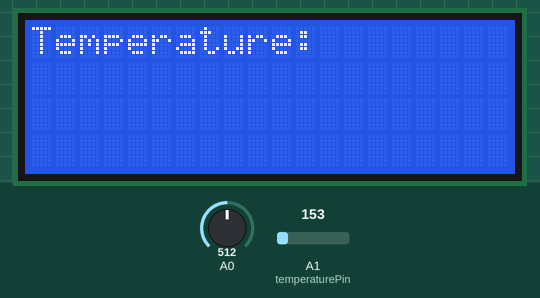
Recording of a sketch running on a simulated Arduino Uno, built with avr-gcc and run on an emulated ATmega328P. Shown: 20×4 character LCD. Inputs (shaded band) come from the test bench; at power-on: A0 = 512, A1 (temperaturePin) = 153. The modem accepts every AT command (registered, SIM ready, sends succeed) and sends nothing else; what the sketch prints to the serial monitor is not drawn.

Above: at 0.1 s.
At 12.2 s:
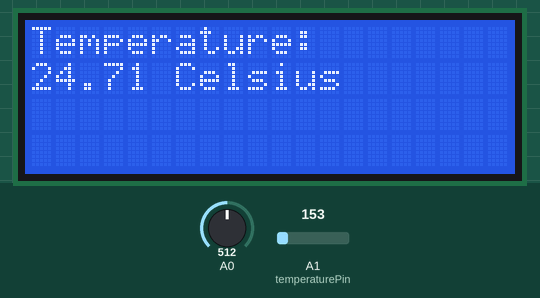

The sketch:

Baby_Care.ino
```cpp
#include <SoftwareSerial.h>
#include <Arduino.h>
#include <Wire.h>
#include <LiquidCrystal_I2C.h>
LiquidCrystal_I2C lcd(0x27,20,4);

SoftwareSerial SoftWifi(8, 9);
#define SSID "Arduino"
#define PASS "RQFjoPt2"
#define IP "iot.quanta-camp.com"

void setup() {
  SoftWifi.begin(9600);
  Serial.begin(9600);
  lcd.init();
  lcd.backlight();
  lcd.print("Temperature:");
//Testing ESP8266
  SoftWifi.println("AT");
  delay(5000);
  if(SoftWifi.find("OK"))
  {
    Serial.println("RECEIVED: OK\nData Initializing!");
    SoftWifi.println("AT+CWMODE=1");
    delay(2000);
    //connect to wifi
    String cmd="AT+CWJAP=\"";
    cmd+=SSID;
    cmd+="\",\"";
    cmd+=PASS;
    cmd+="\"";
    SoftWifi.println(cmd);
    delay(3000);
    if(SoftWifi.find("OK"))
    {
      Serial.println("Connected");
    }
    else
    {
      Serial.println("Connection Failed");
    }
  }
  else
  {
    Serial.println("Did Not Receive: OK");
  }
}

void loop2()
{
    lcd.init();                      // initialize the lcd
  // Print a message to the LCD
  lcd.backlight();
  //lcd.print("Temperature:\n");
  //lcd.print(tempC);
  lcd.print("test");
  Serial.print("test");
  delay(5000);
}

void loop() {                       //loop starts

  int sensorvalue = analogRead(A0); //sound
    Serial.println(sensorvalue);
  delay(1000);

  int temperaturePin = 1; //temp sensor
  int reading = analogRead(temperaturePin);
  float voltage = reading * 5.0;
  voltage /= 1024.0;
  Serial.print(voltage); Serial.println(" volts");
  float tempC = (voltage - 0.5) * 100 ;
  float tempF = (tempC * 9.0 / 5.0) + 32.0;
  Serial.println(tempC);
  delay(1000);

                     // initialize the lcd
  // Print a message to the LCD
  lcd.setCursor(0, 1);
  lcd.print(tempC); lcd.print(" Celsius");

   String cmd = "AT+CIPSTART=\"TCP\",\"";
   cmd += IP;
   cmd += "\",80";
   SoftWifi.println(cmd);
   delay(5000);
   String receiveString="";
   while (SoftWifi.available())
   {
    char inChar = (char)SoftWifi.read();
    receiveString += inChar;
   }

  int length = 0;
  String monitorData = "";
  monitorData = monitorData + "{\"sensor1\":"+ sensorvalue +",\"sensor2\":"+ tempC +"}";
  Serial.print(monitorData);

  length = monitorData.length();
  String data= "POST /v1/data/devices/bbcare/ HTTP/1.1\r\n";
  data += "Host: iot.quanta-camp.com\r\n";
  data += "Content-Type: application/json\r\n";
  data += "Accept:application/json\r\n";
  data += "Content-Length: "+ String(length) + "\r\n";
  data += "x-data-key: 0510ca4b33d64c38b1d8d888bc68dfc5\r\n";
  data += "\r\n";
  data += monitorData;

  SoftWifi.print( "AT+CIPSEND=" );
  SoftWifi.println( data.length() );

  if(SoftWifi.find( ">" ) )
  {
    SoftWifi.println(data);
  }
  else
  {
    SoftWifi.println( "AT+CIPSEND=" );
  }

    if(SoftWifi.find("201"))
    {
      Serial.println("Uploaded");
    }
    else {
      Serial.println("Upload failed");
    }
      delay(30000);
}
```
